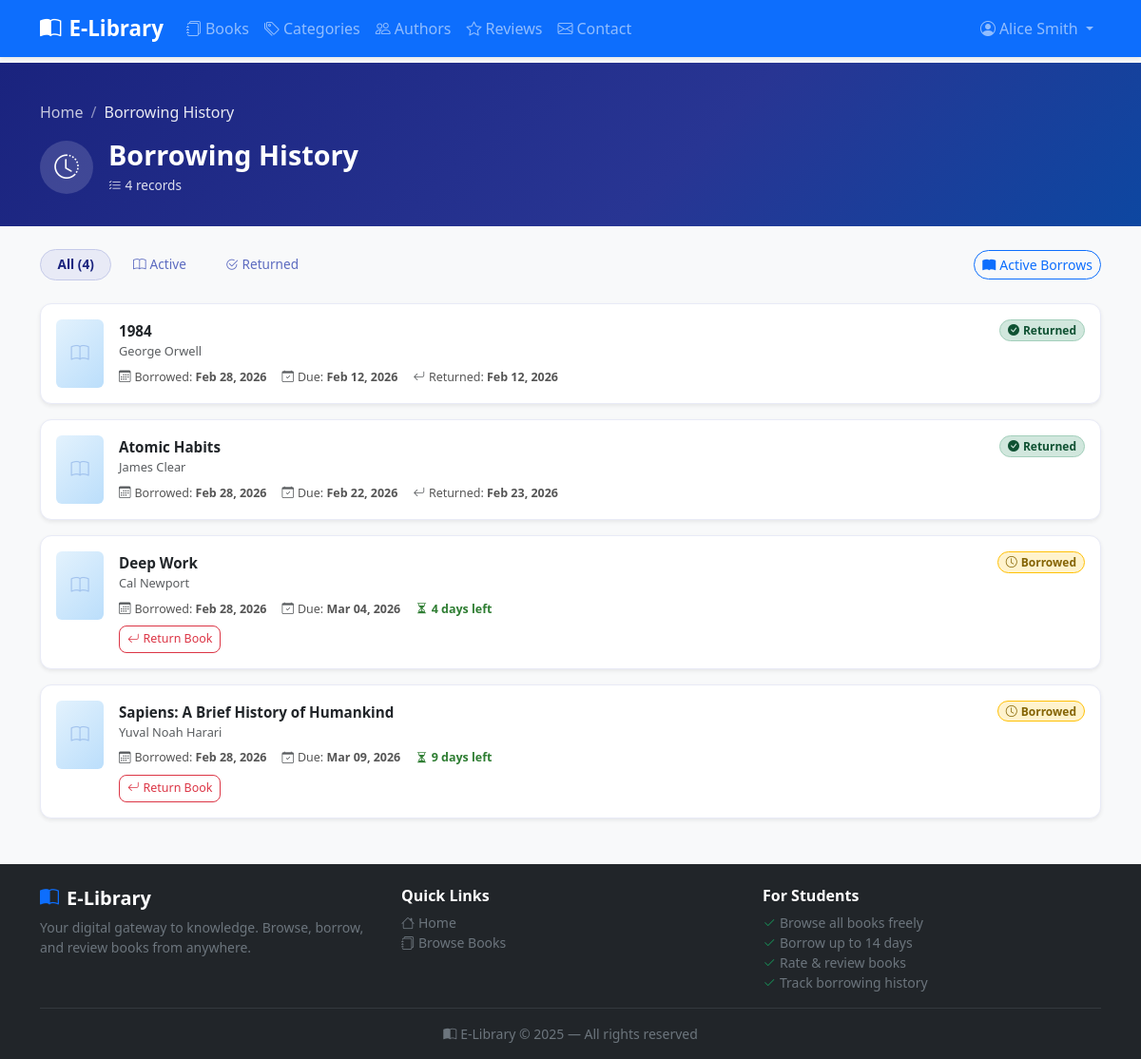
The app's page /borrowing/my-borrowings/ (signed in) with its own data.
### borrowing/models.py (models this page shows, shortened)
class BorrowRecord(models.Model):
    STATUS_CHOICES = [
        ('borrowed', 'Borrowed'),
        ('returned', 'Returned'),
    ]
    student = models.ForeignKey(User, on_delete=models.CASCADE, related_name='borrow_records')
    book = models.ForeignKey(Book, on_delete=models.CASCADE, related_name='borrow_records')
    borrow_date = models.DateField(auto_now_add=True)
    due_date = models.DateField()
    return_date = models.DateField(null=True, blank=True)
    status = models.CharField(max_length=10, choices=STATUS_CHOICES, default='borrowed')
    @property
    def is_overdue(self):
        return self.status == 'borrowed' and timezone.now().date() > self.due_date
    @property
    def days_remaining(self):
        if self.status != 'borrowed':
            return None
        return (self.due_date - timezone.now().date()).days
    class Meta:
        ordering = ['-borrow_date']

### books/models.py (models this page shows, shortened)
class Book(models.Model):
    title = models.CharField(max_length=300)
    author = models.ForeignKey(Author, on_delete=models.SET_NULL, null=True, related_name='books')
    category = models.ForeignKey(Category, on_delete=models.SET_NULL, null=True, related_name='books')
    description = models.TextField(blank=True)
    cover_image = models.ImageField(upload_to='covers/', blank=True, null=True)
    isbn = models.CharField(max_length=20, blank=True, unique=True, null=True)
    pages = models.PositiveIntegerField(blank=True, null=True)
    language = models.CharField(max_length=50, blank=True, default='English')
    total_copies = models.PositiveIntegerField(default=1)
    available_copies = models.PositiveIntegerField(default=1)
    published_date = models.DateField(blank=True, null=True)
    created_at = models.DateTimeField(auto_now_add=True)
    class Meta:
        ordering = ['title']

class Author(models.Model):
    name = models.CharField(max_length=200)
    bio = models.TextField(blank=True)
    photo = models.ImageField(upload_to='authors/', blank=True, null=True)
    class Meta:
        ordering = ['name']

### borrowing/views.py (the view)
# urls.py: path('my-borrowings/', views.my_borrowings, name='my_borrowings'),
@login_required
def my_borrowings(request):
    records = BorrowRecord.objects.filter(
        student=request.user
    ).select_related('book__author').order_by('-borrow_date')
    status_filter = request.GET.get('status', '')
    if status_filter in ('borrowed', 'returned'):
        records = records.filter(status=status_filter)
    return render(request, 'borrowing/my_borrowings.html', {'records': records})

### templates/borrowing/my_borrowings.html (shortened to what this page needs)
{% extends 'base.html' %}
{% load book_extras %}
{% block pre_content %}
<div class="history-hero">
  <div class="container">
    <nav aria-label="breadcrumb" class="mb-3">
      <ol class="breadcrumb mb-0" style="--bs-breadcrumb-divider-color:rgba(255,255,255,.5);">
        <li class="breadcrumb-item">
          <a href="{% url 'home' %}" style="color:rgba(255,255,255,.75);text-decoration:none;">Home</a>
        </li>
        <li class="breadcrumb-item active" style="color:rgba(255,255,255,.9);">Borrowing History</li>
      </ol>
    </nav>
    <div class="d-flex align-items-center gap-3">
      <div style="width:56px;height:56px;border-radius:50%;background:rgba(255,255,255,.15);display:flex;align-items:center;justify-content:center;font-size:1.6rem;">
        <i class="bi bi-clock-history"></i>
      </div>
      <div>
        <h1 style="font-size:1.8rem;font-weight:800;margin-bottom:.3rem;">Borrowing History</h1>
        <div class="d-flex gap-3" style="font-size:.85rem;opacity:.85;">
          <span><i class="bi bi-list-check me-1"></i>{{ records|length }} record{{ records|length|pluralize }}</span>
        </div>
      </div>
    </div>
  </div>
</div>
{% endblock %}
{% block content %}
{% if records %}
<div class="d-flex flex-wrap gap-2 align-items-center mb-4">
  <ul class="nav filter-tabs flex-wrap gap-1 mb-0">
    <li class="nav-item">
      <a class="nav-link {% if not request.GET.status %}active{% endif %}"
         href="{% url 'my_borrowings' %}">All ({{ records|length }})</a>
    </li>
    <li class="nav-item">
      <a class="nav-link {% if request.GET.status == 'borrowed' %}active{% endif %}"
         href="{% url 'my_borrowings' %}?status=borrowed">
        <i class="bi bi-book me-1"></i>Active
      </a>
    </li>
    <li class="nav-item">
      <a class="nav-link {% if request.GET.status == 'returned' %}active{% endif %}"
         href="{% url 'my_borrowings' %}?status=returned">
        <i class="bi bi-check2-circle me-1"></i>Returned
      </a>
    </li>
  </ul>
  <a href="{% url 'my_books' %}" class="btn btn-outline-primary btn-sm ms-auto" style="border-radius:20px;">
    <i class="bi bi-book-fill me-1"></i>Active Borrows
  </a>
</div>
<div class="d-flex flex-column gap-3">
  {% for record in records %}
  <div class="card record-card shadow-sm">
    <div class="card-body p-3">
      <div class="d-flex gap-3 align-items-start">
        <a href="{% url 'book_detail' record.book.pk %}">
          {% if record.book.cover_image %}
          <img src="{{ record.book.cover_image.url }}" alt="{{ record.book.title }}" class="cover-thumb">
          {% else %}
          <div class="cover-placeholder">
            <i class="bi bi-book" style="font-size:1.2rem;color:#90b4e8;opacity:.7;"></i>
          </div>
          {% endif %}
        </a>
        <div class="flex-grow-1 min-w-0">
          <div class="d-flex flex-wrap justify-content-between align-items-start gap-2">
            <div>
              <a href="{% url 'book_detail' record.book.pk %}"
                 class="fw-bold text-dark text-decoration-none"
                 style="font-size:.95rem;line-height:1.3;">
                {{ record.book.title }}
              </a>
              {% if record.book.author %}
              <p class="text-muted mb-0" style="font-size:.8rem;">{{ record.book.author.name }}</p>
              {% endif %}
            </div>
            {% if record.is_overdue %}
            <span class="badge status-badge-overdue px-2 py-1" style="border-radius:20px;font-size:.75rem;">
              <i class="bi bi-exclamation-triangle-fill me-1"></i>Overdue
            </span>
            {% elif record.status == 'borrowed' %}
            <span class="badge status-badge-borrowed px-2 py-1" style="border-radius:20px;font-size:.75rem;">
              <i class="bi bi-clock me-1"></i>Borrowed
            </span>
            {% else %}
            <span class="badge status-badge-returned px-2 py-1" style="border-radius:20px;font-size:.75rem;">
              <i class="bi bi-check-circle-fill me-1"></i>Returned
            </span>
            {% endif %}
          </div>
          <div class="d-flex flex-wrap gap-3 mt-2" style="font-size:.78rem;color:#555;">
            <span><i class="bi bi-calendar3 me-1 text-muted"></i>Borrowed: <strong>{{ record.borrow_date|date:"M d, Y" }}</strong></span>
            <span><i class="bi bi-calendar-check me-1 text-muted"></i>Due: <strong>{{ record.due_date|date:"M d, Y" }}</strong></span>
            {% if record.return_date %}
            <span><i class="bi bi-arrow-return-left me-1 text-muted"></i>Returned: <strong>{{ record.return_date|date:"M d, Y" }}</strong></span>
            {% elif record.days_remaining is not None %}
              {% with days=record.days_remaining %}
              {% if days < 0 %}
              <span style="color:#dc3545;font-weight:600;"><i class="bi bi-exclamation-circle-fill me-1"></i>Late by {{ days|abs }} day{{ days|abs|pluralize }}</span>
              {% elif days == 0 %}
              <span style="color:#e65100;font-weight:600;"><i class="bi bi-alarm me-1"></i>Due today!</span>
              {% else %}
              <span style="color:#2e7d32;font-weight:600;"><i class="bi bi-hourglass-split me-1"></i>{{ days }} day{{ days|pluralize }} left</span>
              {% endif %}
              {% endwith %}
            {% endif %}
          </div>
          {% if record.status == 'borrowed' %}
          <div class="mt-2">
            <form method="post" action="{% url 'return_book' record.pk %}" class="d-inline">
              <button type="submit" class="btn btn-sm btn-outline-danger"
                      style="border-radius:8px;font-size:.78rem;"
                      onclick="return confirm('Return \'{{ record.book.title|escapejs }}\'?')">
                <i class="bi bi-arrow-return-left me-1"></i>Return Book
              </button>
            </form>
          </div>
          {% endif %}
        </div>
      </div>
    </div>
  </div>
  {% endfor %}
</div>
{% endif %}
{% endblock %}

### templates/base.html (shortened to what this page needs)
<!DOCTYPE html>
<html lang="en">
<head>
  <link href="https://cdn.jsdelivr.net/npm/bootstrap@5.3.0/dist/css/bootstrap.min.css" rel="stylesheet">
  <link href="https://cdn.jsdelivr.net/npm/bootstrap-icons@1.11.0/font/bootstrap-icons.css" rel="stylesheet">
</head>
<body>
<nav class="navbar navbar-expand-lg navbar-dark bg-primary shadow-sm fixed-top">
  <div class="container">
    <a class="navbar-brand" href="{% url 'home' %}">
      <i class="bi bi-book-half me-2"></i>E-Library
    </a>
    <div class="collapse navbar-collapse" id="navbarNav">
      <ul class="navbar-nav me-auto">
        <li class="nav-item">
          <a class="nav-link" href="{% url 'book_list' %}"><i class="bi bi-journals me-1"></i>Books</a>
        </li>
        <li class="nav-item">
          <a class="nav-link" href="{% url 'public_category_list' %}"><i class="bi bi-tags me-1"></i>Categories</a>
        </li>
        <li class="nav-item">
          <a class="nav-link" href="{% url 'public_author_list' %}"><i class="bi bi-people me-1"></i>Authors</a>
        </li>
        <li class="nav-item">
          <a class="nav-link" href="{% url 'public_reviews' %}"><i class="bi bi-star me-1"></i>Reviews</a>
        </li>
        <li class="nav-item">
          <a class="nav-link" href="{% url 'contact' %}"><i class="bi bi-envelope me-1"></i>Contact</a>
        </li>
      </ul>
      <ul class="navbar-nav">
        {% if user.is_authenticated %}
        <li class="nav-item dropdown">
          <a class="nav-link dropdown-toggle" href="#" data-bs-toggle="dropdown">
            <i class="bi bi-person-circle me-1"></i>{{ user.get_full_name|default:user.username }}
          </a>
        </li>
        {% endif %}
      </ul>
    </div>
  </div>
</nav>
{% block pre_content %}{% endblock %}
<div class="container mt-4">
  {% block content %}{% endblock %}
</div>
<footer class="bg-dark text-white mt-5 pt-4 pb-3">
  <div class="container">
    <div class="row g-4 mb-3">
      <div class="col-md-4">
        <h5 class="fw-bold mb-2"><i class="bi bi-book-half me-2 text-primary"></i>E-Library</h5>
        <p class="text-secondary small mb-0">Your digital gateway to knowledge. Browse, borrow, and review books from anywhere.</p>
      </div>
      <div class="col-md-4">
        <h6 class="fw-semibold mb-2">Quick Links</h6>
        <ul class="list-unstyled small mb-0">
          <li><a href="{% url 'home' %}" class="text-secondary text-decoration-none"><i class="bi bi-house me-1"></i>Home</a></li>
          <li><a href="{% url 'book_list' %}" class="text-secondary text-decoration-none"><i class="bi bi-journals me-1"></i>Browse Books</a></li>
        </ul>
      </div>
      <div class="col-md-4">
        <h6 class="fw-semibold mb-2">For Students</h6>
        <ul class="list-unstyled small mb-0 text-secondary">
          <li><i class="bi bi-check2 me-1 text-success"></i>Browse all books freely</li>
          <li><i class="bi bi-check2 me-1 text-success"></i>Borrow up to 14 days</li>
          <li><i class="bi bi-check2 me-1 text-success"></i>Rate &amp; review books</li>
          <li><i class="bi bi-check2 me-1 text-success"></i>Track borrowing history</li>
        </ul>
      </div>
    </div>
    <hr class="border-secondary">
    <p class="text-center text-secondary small mb-0">
      <i class="bi bi-book-half me-1"></i>E-Library &copy; 2025 &mdash; All rights reserved
    </p>
  </div>
</footer>
</body>
</html>

### templates/base.html (style rules this page uses)
body { background-color: #f8f9fa; padding-top: 66px; }
.navbar-brand { font-weight: 700; font-size: 1.4rem; }

### templates/borrowing/my_borrowings.html (style rules this page uses)
.history-hero { background: linear-gradient(135deg, #1a237e 0%, #283593 60%, #0d47a1 100%); color: #fff; padding: 2.5rem 0 2rem; }
.filter-tabs .nav-link { border-radius: 20px; padding: .35rem 1.1rem; font-size: .85rem; font-weight: 500; color: #5c6bc0; border: 1px solid transparent; }
.filter-tabs .nav-link.active { background: #e8eaf6; border-color: #c5cae9; color: #1a237e; font-weight: 700; }
.record-card { border-radius: 12px; border: 1px solid #e8eaf6; transition: box-shadow .2s; }
.status-badge-borrowed { background: #fff3cd; color: #856404; border: 1px solid #ffc107; }
.status-badge-returned { background: #d1e7dd; color: #0f5132; border: 1px solid #a3cfbb; }
.cover-placeholder { width: 50px; height: 72px; border-radius: 6px; flex-shrink: 0; background: linear-gradient(135deg, #e3f2fd, #bbdefb); display: flex; align-items: center; justify-content: center; }

### records on screen
BorrowRecord: book "1984", book.author.name "George Orwell", status "returned" (drawn), borrow_date "Feb 28, 2026", due_date "Feb 12, 2026", return_date "Feb 12, 2026"
BorrowRecord: book "Atomic Habits", book.author.name "James Clear", status "returned" (drawn), borrow_date "Feb 28, 2026", due_date "Feb 22, 2026", return_date "Feb 23, 2026"
BorrowRecord: book "Deep Work", book.author.name "Cal Newport", status "borrowed" (drawn), borrow_date "Feb 28, 2026", due_date "Mar 04, 2026", days_remaining "4"
BorrowRecord: book "Sapiens: A Brief History of Humankind", book.author.name "Yuval Noah Harari", status "borrowed" (drawn), borrow_date "Feb 28, 2026", due_date "Mar 09, 2026", days_remaining "9"

### other values on screen
{{ user.get_full_name|default:user.username }} "Alice Smith"
{{ records|length }} "4"
